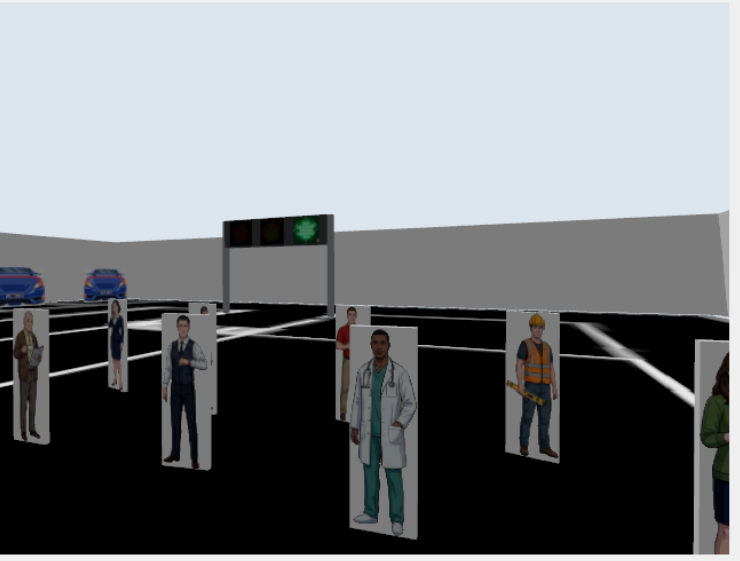
#> input picture _p_s02.png, 740 x 561 px
$ python proto_person5.py
#> lines starting #> are read from the running program, lines starting #| are printed output that depends on the picture
"""Test 3: multi-template multi-scale person detection, timed, on 3 real frames."""
import time
import cv2
import numpy as np
import os
import glob

TPL_DIRS = [(r'D:\BaiduNetdiskDownload\复赛资料\人员\社区人员', 'COMMUNITY'),
            (r'D:\BaiduNetdiskDownload\复赛资料\人员\非社区人员', 'NON_COMMUNITY')]
FRAMES = ['_p_s02.png', '_p_s09.png', '_p_s15.png']
PROC_SCALE = 0.5
HEIGHTS = [30, 45, 60, 75, 90, 105, 130, 170, 220]
SCORE_MIN = 0.60


def load_templates():
    out = []
    for d, cls in TPL_DIRS:
        for p in sorted(glob.glob(os.path.join(d, '*.png'))):
            arr = np.array(cv2.imread(p, cv2.IMREAD_UNCHANGED)) if False else None
            from PIL import Image
            arr = np.array(Image.open(p).convert('RGBA'))
            bgr = arr[:, :, 2::-1].copy()
            name = os.path.splitext(os.path.basename(p))[0]
            gray_full = cv2.cvtColor(bgr, cv2.COLOR_BGR2GRAY)
            variants = []
            th0, tw0 = gray_full.shape[:2]
            for H in HEIGHTS:
                W = max(6, int(round(tw0 * H / th0)))
                variants.append((H, cv2.resize(gray_full, (W, H), interpolation=cv2.INTER_AREA)))
            out.append((name, cls, variants))
#> pass 2 of the loop in load_templates, `for d, cls in TPL_DIRS:`:
    return out


TPLS = load_templates()
print('templates: %d' % len(TPLS))


def detect(frame):
    small = cv2.resize(frame, None, fx=PROC_SCALE, fy=PROC_SCALE, interpolation=cv2.INTER_AREA)
    g = cv2.cvtColor(small, cv2.COLOR_BGR2GRAY)
    hits = []
    for name, cls, variants in TPLS:
        for H, t in variants:
            if t.shape[0] >= g.shape[0] or t.shape[1] >= g.shape[1]:
                continue
            r = cv2.matchTemplate(g, t, cv2.TM_CCOEFF_NORMED)
            _mn, mx, _ml, ml = cv2.minMaxLoc(r)
            if mx >= SCORE_MIN:
                hits.append((float(mx), name, cls, ml[0], ml[1], t.shape[1], t.shape[0]))
    hits.sort(key=lambda h: -h[0])
    keep = []
    for h in hits:
        sc, name, cls, x, y, w, hh = h
        # 与已保留框中心距离过近则视为同一个目标
        dup = False
        for k in keep:
            if abs((x + w / 2) - (k[3] + k[5] / 2)) < 0.6 * max(w, k[5]) and \
               abs((y + hh / 2) - (k[4] + k[6] / 2)) < 0.6 * max(hh, k[6]):
                dup = True
                break
        if not dup:
            keep.append(h)
    return keep, len(hits)


for f in FRAMES:
    frame = cv2.imread(f, cv2.IMREAD_COLOR)
#> frame is the input picture: shape (561, 740, 3); mean B, G, R 128.7, 125.9, 122.6
    t0 = time.time()
    keep, nhit = detect(frame)
#> in detect, `g = cv2.cvtColor(small, cv2.COLOR_BGR2GRAY)`:
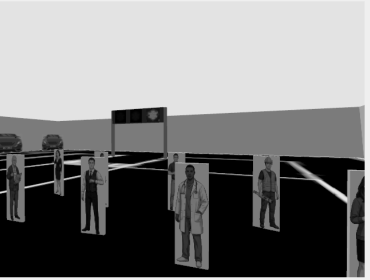
#> g: shape (280, 370); min 0, max 239, mean 124.9
#> after the loop in detect, `for name, cls, variants in TPLS:`: hits = []
#> keep = []; nhit = 0
    dt = time.time() - t0
    print('\n=== %s  %s   %.2f s   (%d raw hits)' % (f, frame.shape, dt, nhit))
#| === _p_s02.png  (561, 740, 3)   0.01 s   (0 raw hits)
    vis = frame.copy()
    for sc, name, cls, x, y, w, hh in keep:
        X, Y, W, H = [int(v / PROC_SCALE) for v in (x, y, w, hh)]
        col = (0, 255, 0) if cls == 'COMMUNITY' else (0, 0, 255)
        cv2.rectangle(vis, (X, Y), (X + W, Y + H), col, 2)
        cv2.putText(vis, '%s %s %.2f' % (name, cls[:4], sc), (X, max(14, Y - 6)),
                    cv2.FONT_HERSHEY_SIMPLEX, 0.5, col, 2)
        print('   %.3f  %-8s %-14s bbox=(%4d,%4d,%3d,%3d)' % (sc, name, cls, X, Y, W, H))
#> this loop made 0 passes
    cv2.imwrite('_p_det_%s' % f, vis)
#> pass 2 of the loop `for f in FRAMES:`:
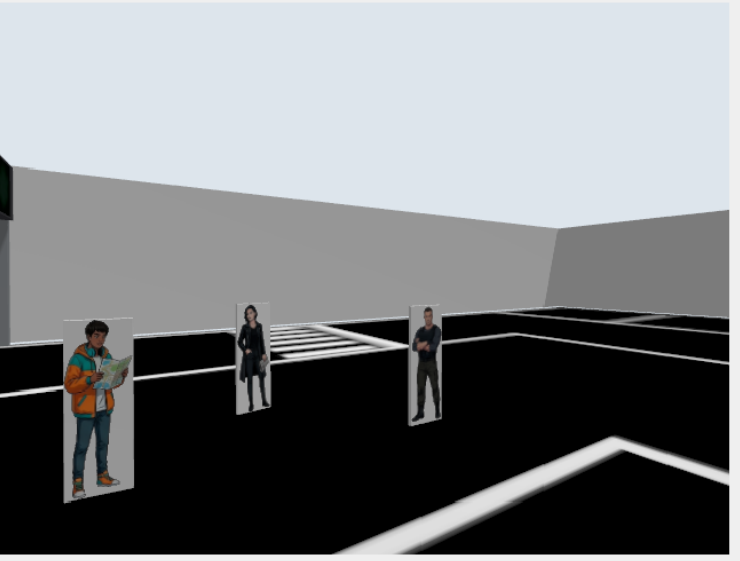
#> input picture _p_s09.png, 740 x 561 px
#> frame is the input picture: shape (561, 740, 3); mean B, G, R 131, 128.7, 125.9
#> in detect (call 2), `small = cv2.resize(frame, None, fx=PROC_SCALE, fy=PROC_SCALE, interpol..`:
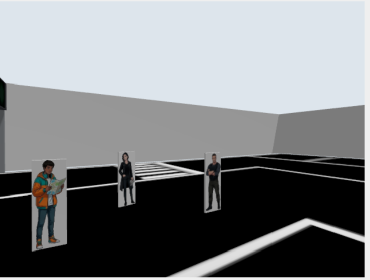
#> small: shape (280, 370, 3); mean B, G, R 130.8, 128.5, 125.7
#| === _p_s09.png  (561, 740, 3)   0.01 s   (0 raw hits)
#> pass 3 of the loop `for f in FRAMES:`:
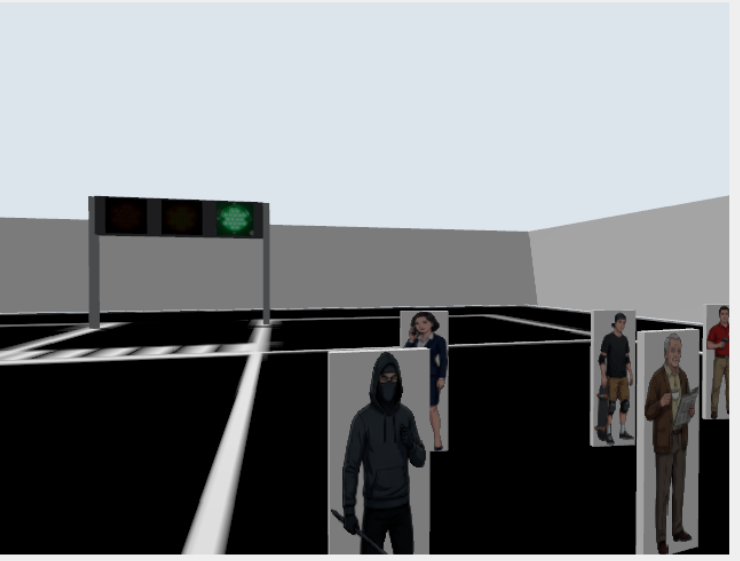
#> input picture _p_s15.png, 740 x 561 px
#> frame is the input picture: shape (561, 740, 3); mean B, G, R 130.7, 128.2, 125.2
#> in detect (call 3), `small = cv2.resize(frame, None, fx=PROC_SCALE, fy=PROC_SCALE, interpol..`:
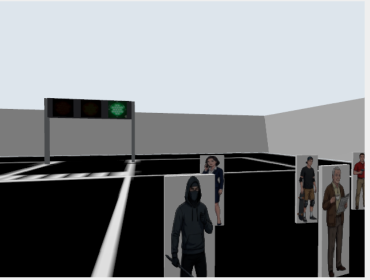
#> small: shape (280, 370, 3); mean B, G, R 130.5, 128, 125.1
#| === _p_s15.png  (561, 740, 3)   0.01 s   (0 raw hits)
